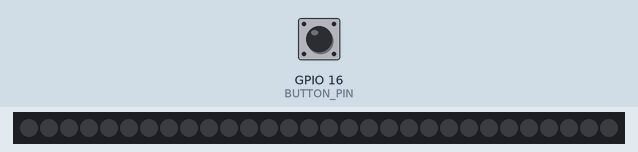
Recording of a program running on a simulated Raspberry Pi (BCM pin numbers). Parts: 30 RGB LEDs in strip order, left to right. Inputs (shaded band) come from the test bench; at power-on: GPIO 16 (BUTTON_PIN) HIGH. Threads take turns every 2 ms.

Above: at 1.2 s.
1.3 s: GPIO 16 (BUTTON_PIN) pulsed LOW 5 times (0.12 s each, 0.3 s apart)
At 2.3 s:
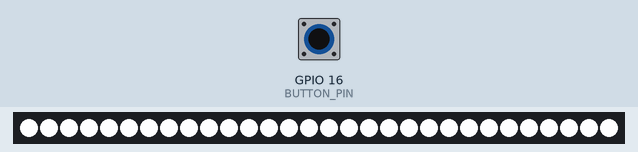
4.3 s: GPIO 16 (BUTTON_PIN) pulled LOW for 0.15 s
5.9 s: GPIO 16 (BUTTON_PIN) pulled LOW for 1 s
At 6.7 s:
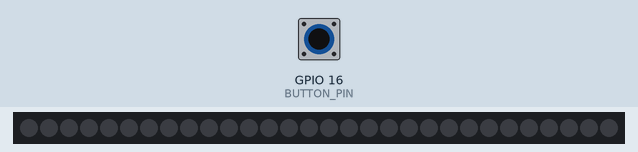
Timing chart, 0 to 8.9 s (numbered marks = the images above; inputs shaded):
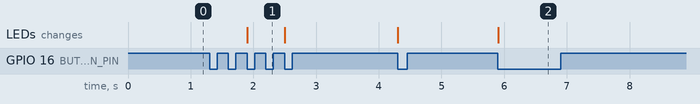

Measured:
- after the input at 1.3 s, the LEDs: change after 0.60 s (image 1)
- after the input at 5.9 s, the LEDs: change at once (image 2)

The program:

light.py
```python
# light.py
# -*- coding: utf-8 -*-
import time
import board
import neopixel
import RPi.GPIO as GPIO
from threading import Thread

# LED strip configuration
LED_COUNT = 30  # Number of LED pixels.
LED_PIN = board.D18  # GPIO pin (must be a PWM GPIO).
LED_BRIGHTNESS = 1  # Set from 0 for off to 1 for max brightness

# Button configuration
BUTTON_PIN = 16  # The GPIO pin the button is connected to

# Create LED strip object
pixels = neopixel.NeoPixel(LED_PIN, LED_COUNT, brightness=LED_BRIGHTNESS, auto_write=False)

# Initial state of LED strip
led_state = {"on": True, "color": (255, 255, 255)}

def change_color(color):
    """Change the color of all pixels to the given color."""
    for i in range(len(pixels)):
        pixels[i] = color
    pixels.show()

def button_thread():
    # Configure GPIO
    GPIO.setmode(GPIO.BCM)
    GPIO.setup(BUTTON_PIN, GPIO.IN, pull_up_down=GPIO.PUD_UP)

    # Function to handle button event
    def button_callback(channel):
        led_state['on'] = not led_state['on']  # Toggle LED strip state
        change_color((255, 255, 255)) if led_state['on'] else change_color((0, 0, 0))

    # Set up button event
    GPIO.add_event_detect(BUTTON_PIN, GPIO.FALLING, callback=button_callback, bouncetime=300)

    # Keep thread running indefinitely
    while True:
        time.sleep(1)

def main_loop():
    # Keep program running indefinitely
    try:
        while True:
            time.sleep(1)
    except KeyboardInterrupt:
        GPIO.cleanup()  # Clean up GPIO resources when program is interrupted

button_t = Thread(target=button_thread)
button_t.start()

main_loop_t = Thread(target=main_loop)
main_loop_t.start()

def get_led_state():
    return led_state

def set_led_state(new_led_state):
    led_state.update(new_led_state)
    change_color((0, 0, 0)) if not led_state['on'] else change_color(tuple(led_state['color']))
```
